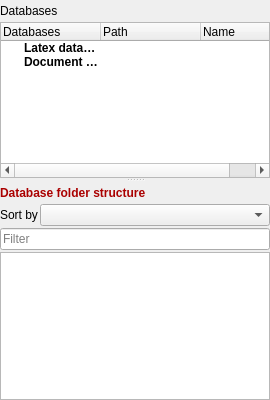
      <widget class="MiniSplitter" name="splitter">
       <property name="orientation">
        <enum>Qt::Vertical</enum>
       </property>
       <widget class="QWidget" name="layoutWidget">
        <layout class="QGridLayout" name="gridLayout_15">
         <property name="bottomMargin">
          <number>0</number>
         </property>
         <property name="spacing">
          <number>0</number>
         </property>
         <item row="1" column="0">
          <widget class="QTreeWidget" name="OpenDatabasesTreeWidget">
           <property name="animated">
            <bool>true</bool>
           </property>
           <column>
            <property name="text">
             <string>Databases</string>
            </property>
           </column>
           <column>
            <property name="text">
             <string>Path</string>
            </property>
           </column>
           <column>
            <property name="text">
             <string>Name</string>
            </property>
           </column>
           <item>
            <property name="text">
             <string>Latex databases</string>
            </property>
            <property name="font">
             <font>
              <bold>true</bold>
             </font>
            </property>
            <property name="icon">
             <iconset resource="images.qrc">
              <normaloff>:/images/texfile.svgz</normaloff>:/images/texfile.svgz</iconset>
            </property>
            <property name="text">
             <string/>
            </property>
            <property name="text">
             <string/>
            </property>
           </item>
           <item>
            <property name="text">
             <string>Document databases</string>
            </property>
            <property name="font">
             <font>
              <bold>true</bold>
             </font>
            </property>
            <property name="icon">
             <iconset resource="images.qrc">
              <normaloff>:/images/pdf.svg</normaloff>:/images/pdf.svg</iconset>
            </property>
            <property name="text">
             <string/>
            </property>
            <property name="text">
             <string/>
            </property>
           </item>
          </widget>
         </item>
         <item row="0" column="0">
          <layout class="QHBoxLayout" name="horizontalLayout_47">
           <property name="spacing">
            <number>2</number>
           </property>
           <item>
            <widget class="QLabel" name="label_12">
             <property name="text">
              <string>Databases</string>
             </property>
            </widget>
           </item>
           <item>
            <spacer name="horizontalSpacer">
             <property name="orientation">
              <enum>Qt::Horizontal</enum>
             </property>
             <property name="sizeHint" stdset="0">
              <size>
               <width>40</width>
               <height>20</height>
              </size>
             </property>
            </spacer>
           </item>
           <item>
            <widget class="QPushButton" name="pushButton_2">
             <property name="text">
              <string/>
             </property>
             <property name="icon">
              <iconset resource="images.qrc">
               <normaloff>:/images/document-new-2.svg</normaloff>:/images/document-new-2.svg</iconset>
             </property>
             <property name="flat">
              <bool>true</bool>
             </property>
            </widget>
           </item>
           <item>
            <widget class="QPushButton" name="pushButton">
             <property name="text">
              <string/>
             </property>
             <property name="icon">
              <iconset resource="images.qrc">
               <normaloff>:/images/folder-new-2.svg</normaloff>:/images/folder-new-2.svg</iconset>
             </property>
             <property name="flat">
              <bool>true</bool>
             </property>
            </widget>
           </item>
           <item>
            <widget class="QPushButton" name="pushButton_10">
             <property name="text">
              <string/>
             </property>
             <property name="icon">
              <iconset resource="images.qrc">
               <normaloff>:/images/edit-delete-2.svg</normaloff>:/images/edit-delete-2.svg</iconset>
             </property>
             <property name="flat">
              <bool>true</bool>
             </property>
            </widget>
           </item>
          </layout>
         </item>
        </layout>
       </widget>
       <widget class="QWidget" name="layoutWidget">
        <layout class="QGridLayout" name="OpenDatabasesGridLayout">
         <property name="spacing">
          <number>0</number>
         </property>
         <item row="0" column="0">
          <layout class="QHBoxLayout" name="OpenDataActionsHorizontalLayout">
           <property name="spacing">
            <number>2</number>
           </property>
           <item>
            <widget class="QLabel" name="CurrentBaseLabel_1">
             <property name="font">
              <font>
               <bold>true</bold>
              </font>
             </property>
             <property name="styleSheet">
              <string notr="true">color: rgb(170, 0, 0);</string>
             </property>
             <property name="text">
              <string>Database folder structure</string>
             </property>
            </widget>
           </item>
           <item>
            <spacer name="horizontalSpacer_5">
             <property name="orientation">
              <enum>Qt::Horizontal</enum>
             </property>
             <property name="sizeHint" stdset="0">
              <size>
               <width>40</width>
               <height>20</height>
              </size>
             </property>
            </spacer>
           </item>
           <item>
            <widget class="QPushButton" name="DatabaseStructureButton">
             <property name="text">
              <string/>
             </property>
             <property name="icon">
              <iconset resource="images.qrc">
               <normaloff>:/images/structure.svg</normaloff>:/images/structure.svg</iconset>
             </property>
             <property name="flat">
              <bool>true</bool>
             </property>
            </widget>
           </item>
           <item>
            <widget class="QPushButton" name="DatabaseInfoButton">
             <property name="text">
              <string/>
             </property>
             <property name="icon">
              <iconset resource="images.qrc">
               <normaloff>:/images/view-statistics.svg</normaloff>:/images/view-statistics.svg</iconset>
             </property>
             <property name="flat">
              <bool>true</bool>
             </property>
            </widget>
           </item>
          </layout>
         </item>
         <item row="2" column="0">
          <widget class="QStackedWidget" name="stackedWidget_6">
           <property name="currentIndex">
            <number>1</number>
           </property>
           <widget class="QWidget" name="page_13">
            <layout class="QVBoxLayout" name="verticalLayout_8">
             <property name="leftMargin">
              <number>0</number>
             </property>
             <property name="topMargin">
              <number>0</number>
             </property>
             <property name="rightMargin">
              <number>0</number>
             </property>
             <property name="bottomMargin">
              <number>0</number>
             </property>
             <item>
              <widget class="QTreeView" name="DatabaseStructureTreeView">
               <property name="animated">
                <bool>true</bool>
               </property>
              </widget>
             </item>
            </layout>
           </widget>
           <widget class="QWidget" name="page_14">
            <layout class="QVBoxLayout" name="verticalLayout_16">
             <property name="spacing">
              <number>2</number>
             </property>
             <property name="leftMargin">
              <number>0</number>
             </property>
             <property name="topMargin">
              <number>0</number>
             </property>
             <property name="rightMargin">
              <number>0</number>
             </property>
             <property name="bottomMargin">
              <number>0</number>
             </property>
             <item>
              <layout class="QHBoxLayout" name="horizontalLayout_4">
               <item>
                <widget class="QLabel" name="label_8">
                 <property name="sizePolicy">
                  <sizepolicy hsizetype="Fixed" vsizetype="Preferred">
                   <horstretch>0</horstretch>
                   <verstretch>0</verstretch>
                  </sizepolicy>
                 </property>
                 <property name="text">
                  <string>Sort by</string>
                 </property>
                </widget>
               </item>
               <item>
                <widget class="QComboBox" name="ComboCount"/>
               </item>
              </layout>
             </item>
             <item>
              <widget class="QLineEdit" name="FilterFilesCountEntries">
               <property name="readOnly">
                <bool>false</bool>
               </property>
               <property name="placeholderText">
                <string>Filter</string>
               </property>
              </widget>
             </item>
             <item>
              <widget class="QTableView" name="CountFilesTable"/>
             </item>
            </layout>
           </widget>
          </widget>
         </item>
        </layout>
       </widget>
      </widget>
